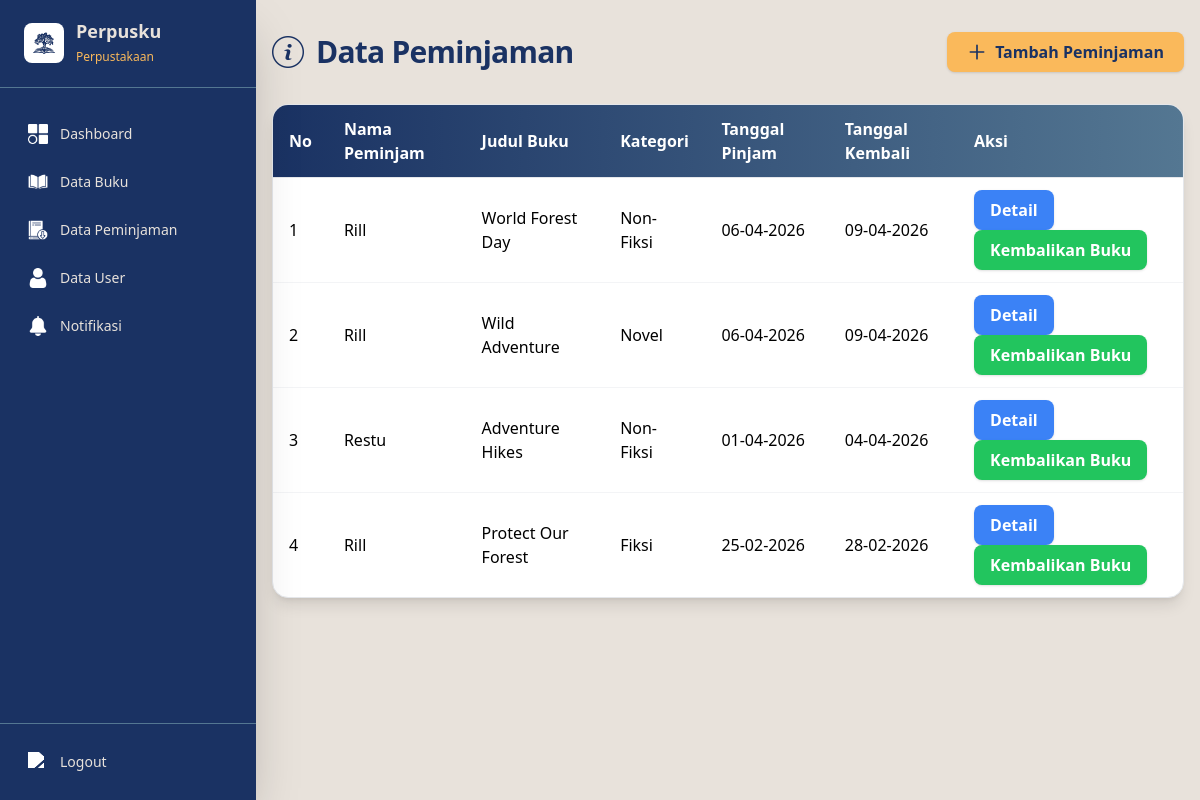
Before: /view/admin/transaksi.php (signed in) with the older database file.
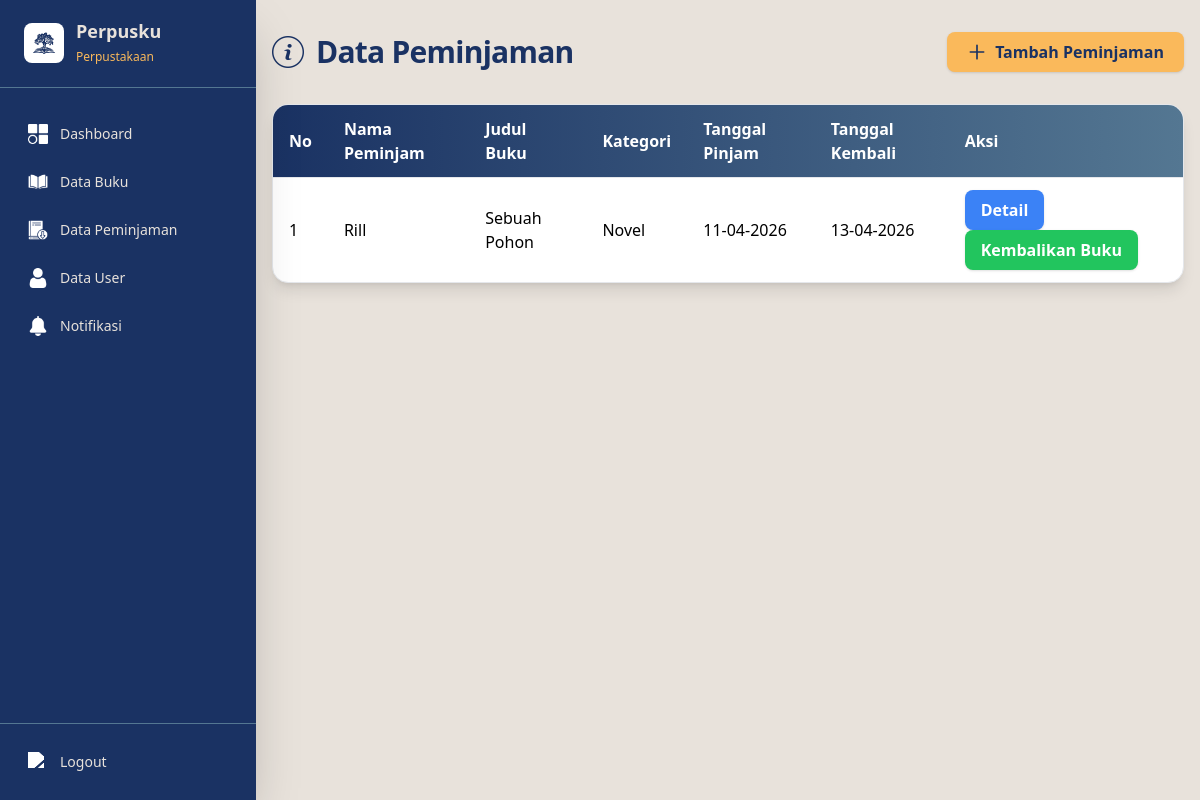
After: the same page with the newer database file.
### tables this page shows
CREATE TABLE `peminjaman` (
  `id_peminjaman` int(11) NOT NULL,
  `id_user` int(11) NOT NULL,
  `tanggal_pinjam` date NOT NULL,
  `tanggal_kembali` date NOT NULL,
  `jumlah` int(11) NOT NULL DEFAULT 1
);

CREATE TABLE `users` (
  `id_user` int(11) NOT NULL,
  `nama` varchar(100) NOT NULL,
  `username` varchar(50) NOT NULL,
  `password` varchar(255) NOT NULL,
  `role` enum('admin','user') NOT NULL,
  `created_at` datetime DEFAULT current_timestamp()
);

CREATE TABLE `buku` (
  `id_buku` int(11) NOT NULL,
  `cover` varchar(255) NOT NULL,
  `judul` varchar(150) NOT NULL,
  `kategori` varchar(255) NOT NULL,
  `penulis` varchar(100) DEFAULT NULL,
  `tahun` year(4) DEFAULT NULL,
  `stok` int(11) NOT NULL,
  `created_at` datetime DEFAULT current_timestamp()
);

### view/admin/transaksi.php (the view, shortened to what this page needs)
<?php
include_once '../../model/koneksi.php';
$query = "SELECT
    p.id_peminjaman,
    u.id_user,
    u.nama as nama_user,
    b.judul,
    b.kategori,
    b.penulis,
    b.cover,
    p.tanggal_pinjam,
    p.tanggal_kembali
FROM peminjaman p
JOIN users u ON p.id_user = u.id_user
JOIN detail_peminjaman dp ON p.id_peminjaman = dp.id_peminjaman
JOIN buku b ON dp.id_buku = b.id_buku
ORDER BY p.tanggal_pinjam DESC
";
$result = mysqli_query($koneksi, $query);
?>
<!DOCTYPE html>
<html lang="id">
<head>
    <script src="https://cdn.tailwindcss.com"></script>
</head>
<body class="bg-perpusku4">
    <?php include '../partials/admin_sidebar.php'; ?>
    <div id="mainContent" class="md:ml-64 transition-all duration-300 min-h-screen">
        <div class="max-w-6xl mx-auto px-4 py-8">
            <div class="flex items-center justify-between mb-8">
                <div class="flex items-center gap-3">
                    <img src="../../public/image/info.png" class="w-8 h-8" />
                    <h2 class="text-3xl font-extrabold text-perpusku1 tracking-tight">Data Peminjaman</h2>
                </div>
                <a href="crud_transaksi.php" class="inline-flex items-center gap-2 px-5 py-2 bg-perpusku3 text-perpusku1 font-semibold rounded-lg shadow hover:bg-yellow-400 transition">
                    <svg class="w-5 h-5" fill="none" stroke="currentColor" stroke-width="2" viewBox="0 0 24 24"><path stroke-linecap="round" stroke-linejoin="round" d="M12 4v16m8-8H4"/></svg>
                    Tambah Peminjaman
                </a>
            </div>
            <div id="tableSection" class="overflow-x-auto rounded-2xl shadow-lg bg-white border border-gray-200">
                <table class="min-w-full">
                    <thead class="bg-gradient-to-r from-perpusku1 to-perpusku2 text-white">
                        <tr>
                            <th class="px-4 py-3 border-b text-left font-semibold">No</th>
                            <th class="px-4 py-3 border-b text-left font-semibold">Nama Peminjam</th>
                            <th class="px-4 py-3 border-b text-left font-semibold">Judul Buku</th>
                            <th class="px-4 py-3 border-b text-left font-semibold">Kategori</th>
                            <th class="px-4 py-3 border-b text-left font-semibold">Tanggal Pinjam</th>
                            <th class="px-4 py-3 border-b text-left font-semibold">Tanggal Kembali</th>
                            <th class="px-4 py-3 border-b text-left font-semibold">Aksi</th>
                        </tr>
                    </thead>
                    <tbody class="divide-y divide-gray-100">
                                                <?php
                                                $no = 1;
                                                while ($row = mysqli_fetch_assoc($result)) {
                                                        echo "<tr>";
                                                        echo "<td class='px-4 py-3'>{$no}</td>";
                                                        echo "<td class='px-4 py-3'>".htmlspecialchars($row['nama_user'])."</td>";
                                                        echo "<td class='px-4 py-3'>{$row['judul']}</td>";
                                                        echo "<td class='px-4 py-3'>{$row['kategori']}</td>";
                                                        echo "<td class='px-4 py-3'>".date('d-m-Y', strtotime($row['tanggal_pinjam']))."</td>";
                                                        echo "<td class='px-4 py-3'>".date('d-m-Y', strtotime($row['tanggal_kembali']))."</td>";
                                                        echo "<td class='px-4 py-3'>
                                                            <button
                                                                onclick=\"setDetailData('{$row['id_peminjaman']}', '{$row['nama_user']}', '{$row['id_user']}', '{$row['tanggal_pinjam']}', '{$row['tanggal_kembali']}', '{$row['judul']}', '{$row['kategori']}', '{$row['penulis']}', '{$row['cover']}')\"
                                                                class='bg-blue-500 hover:bg-blue-600 text-white px-4 py-2 rounded-lg font-semibold shadow transition mr-2'
                                                                data-judul='{$row['judul']}'
                                                                data-kategori='{$row['kategori']}'
                                                                data-penulis='{$row['penulis']}'
                                                                data-cover='{$row['cover']}'
                                                            >Detail</button>
                                                            <button onclick=\"setReturnData('{$row['id_peminjaman']}', '{$row['nama_user']}', '{$row['id_user']}', '{$row['judul']}', '{$row['kategori']}', '{$row['penulis']}', '{$row['cover']}', '{$row['tanggal_pinjam']}', '{$row['tanggal_kembali']}')\" class='bg-green-500 hover:bg-green-600 text-white px-4 py-2 rounded-lg font-semibold shadow transition'>Kembalikan Buku</button>
                                                        </td>";
                                                        echo "</tr>";
                                                        $no++;
                                                }
                                                ?>
                    </tbody>
                </table>
            </div>
        </div>
</body>
</html>

### view/partials/admin_sidebar.php (shortened to what this page needs)
<div id="app">
        <div class="flex items-center gap-3 px-6 py-5 border-b border-perpusku2">
            <div class="flex items-center gap-3 flex-1 cursor-pointer" onclick="toggleCollapseSidebar()" title="Toggle Sidebar">
                <div class="w-10 h-10 rounded-lg bg-white flex items-center justify-center flex-shrink-0">
                    <img src="../../public/image/perpusku.png" alt="Logo" class="w-8 h-8" />
                </div>
                <div class="sidebar-label">
                    <span class="font-bold text-lg block leading-tight">Perpusku</span>
                    <span class="text-perpusku3 text-xs">Perpustakaan</span>
                </div>
            </div>
        </div>
        <nav class="flex-1 px-3 py-6 space-y-1 overflow-y-auto">
            <a href="dashboard.php" class="flex items-center gap-3 px-4 py-3 rounded-lg text-perpusku4 hover:bg-perpusku2 transition duration-300 sidebar-link group">
                <img src="../../public/image/dashboard.png" class="h-5 w-5 flex-shrink-0" alt="Dashboard">
                <span class="sidebar-label font-medium text-sm group-hover:text-white">Dashboard</span>
            </a>
            <a href="../admin/crud_buku.php" class="flex items-center gap-3 px-4 py-3 rounded-lg text-perpusku4 hover:bg-perpusku2 transition duration-300 sidebar-link group">
                <img src="../../public/image/book.png" class="h-5 w-5 flex-shrink-0" alt="Data Buku">
                <span class="sidebar-label font-medium text-sm group-hover:text-white">Data Buku</span>
            </a>
            <a href="transaksi.php" class="flex items-center gap-3 px-4 py-3 rounded-lg text-perpusku4 hover:bg-perpusku2 transition duration-300 sidebar-link group">
                <img src="../../public/image/pinjam.png" class="h-5 w-5 flex-shrink-0" alt="Peminjaman">
                <span class="sidebar-label font-medium text-sm group-hover:text-white">Data Peminjaman</span>
            </a>
            <a href="../admin/crud_user.php" class="flex items-center gap-3 px-4 py-3 rounded-lg text-perpusku4 hover:bg-perpusku2 transition duration-300 sidebar-link group">
                <img src="../../public/image/user.png" class="h-5 w-5 flex-shrink-0" alt="User">
                <span class="sidebar-label font-medium text-sm group-hover:text-white">Data User</span>
            </a>
            <a href="../admin/notifikasi.php" class="flex items-center gap-3 px-4 py-3 rounded-lg text-perpusku4 hover:bg-perpusku2 transition duration-300 sidebar-link group">
                <img src="../../public/image/bell.png" class="h-5 w-5 flex-shrink-0" alt="Notifikasi">
                <span class="sidebar-label font-medium text-sm group-hover:text-white">Notifikasi</span>
            </a>
        </nav>
        <div class="px-3 py-4 border-t border-perpusku2">
            <a href="../../controller/aksi_logout.php" class="flex items-center gap-3 px-4 py-3 rounded-lg text-perpusku4 hover:bg-red-600 transition duration-300 sidebar-link group">
                <img src="../../public/image/logout.png" class="h-5 w-5 flex-shrink-0" alt="Logout">
                <span class="sidebar-label font-medium text-sm group-hover:text-white">Logout</span>
            </a>
        </div>
    </div>

### view/partials/admin_sidebar.php (style rules this page uses)
.sidebar-link img { filter: brightness(0) saturate(100%) invert(1); }
.sidebar-link { position: relative; overflow: hidden; }
.sidebar-link::before { content: ''; position: absolute; top: 0; left: -100%; width: 100%; height: 100%; background: rgba(255, 255, 255, 0.1); transition: left 0.3s ease; }
.sidebar-link > * { position: relative; z-index: 1; }

Changed rows visible on the page:
removed peminjaman: id_user.nama "Rill", buku.judul "World Forest Day", buku.kategori "Non-Fiksi", tanggal_pinjam "06-04-2026", tanggal_kembali "09-04-2026"
removed peminjaman: id_user.nama "Rill", buku.judul "Wild Adventure", buku.kategori "Novel", tanggal_pinjam "06-04-2026", tanggal_kembali "09-04-2026"
removed peminjaman: id_user.nama "Restu", buku.judul "Adventure Hikes", buku.kategori "Non-Fiksi", tanggal_pinjam "01-04-2026", tanggal_kembali "04-04-2026"
removed peminjaman: id_user.nama "Rill", buku.judul "Protect Our Forest", buku.kategori "Fiksi", tanggal_pinjam "25-02-2026", tanggal_kembali "28-02-2026"
added peminjaman: id_user.nama "Rill", buku.judul "Sebuah Pohon", buku.kategori "Novel", tanggal_pinjam "11-04-2026", tanggal_kembali "13-04-2026"
